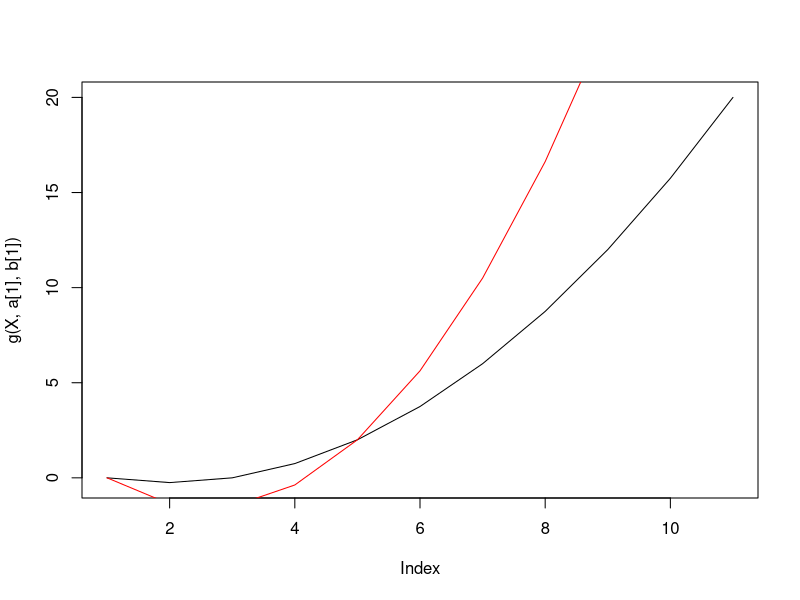
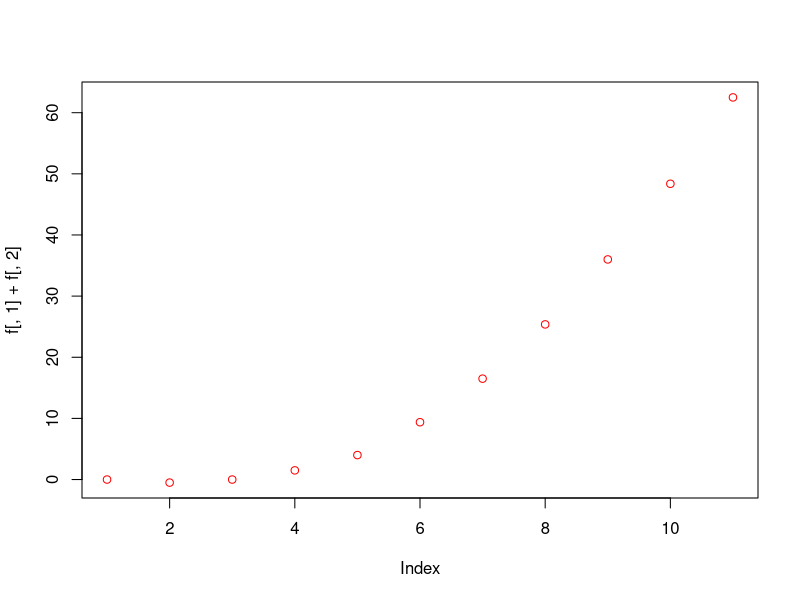
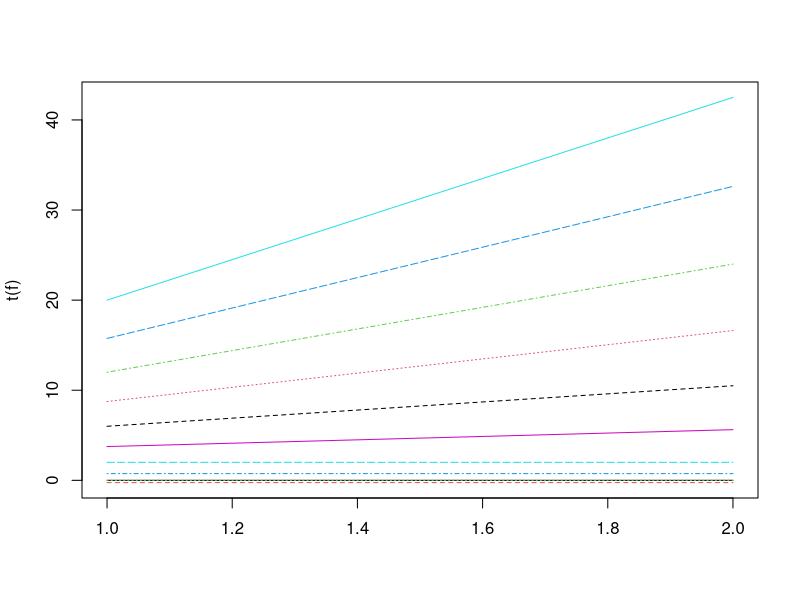
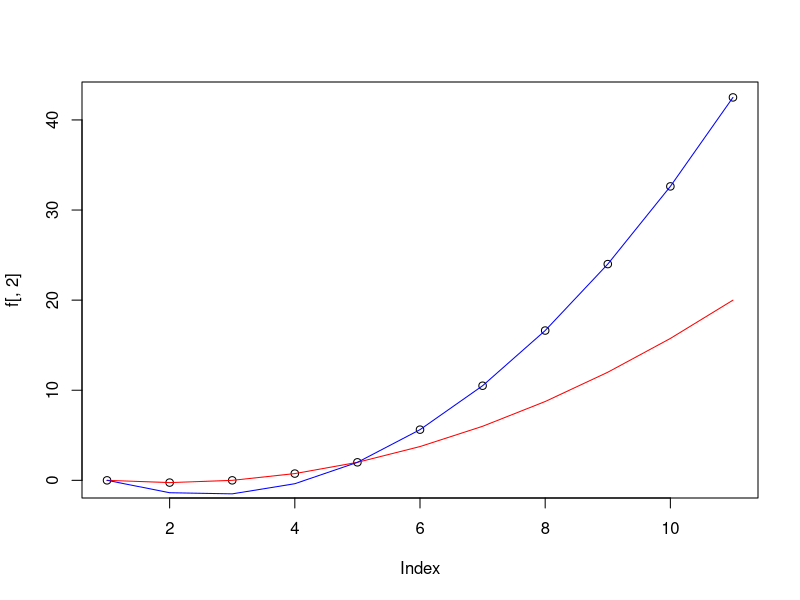

Here is the R script that generated these plots, in order:
g <- function(x, a, b){
  return(a * x^2 + b*x)
}

N <- 2

a <- matrix(N, 1)
b <- matrix(N, 1)

# consider a case with two function
a[1] <- 1
a[2] <- 2.5

b[1] <- -1
b[2] <- -4

Delta <- 0.5
X <- seq(0, 5, Delta)

plot(g(X, a[1], b[1]), type = 'l')
lines(g(X, a[2], b[2]), col = 'red')

R <- length(X)

f <- matrix(NA, R, N)
xnMaximizingFunction <- matrix(NA, R, N)

 f[,1] <- g(X, a[1], b[1])

for (l in 1:R){

  print(paste('function evaluated for for x = ', toString(X[l])) )
  
  x <- X[l]
  
  auxiliaryRecord <- matrix(NA, l , 1)
  
  for (k in 0 : ( l - 1 ) ){
    
    print(paste('we check x_n = ', toString(k * Delta) ) )
    # which(X == x - k * Delta) denotes the index giving the proper value of function f associated with x - k * Delta
    if ( (x - k * Delta) %in% X){
      auxiliaryRecord[k + 1, 1] <- g(k * Delta, a[2], b[2]) + f[which(X == x - k * Delta ), 1]
    }
  }
    argMax <- which(auxiliaryRecord == max(auxiliaryRecord, na.rm = TRUE) )
    
    xnMaximizingFunction[l, 2] <- max(X[argMax])
    xnMaximizingFunction[l, 1] <- x - xnMaximizingFunction[l, 2]
    # get the aux f[,2] value
    f[l ,2] <- max(auxiliaryRecord, na.rm = TRUE)
}

 # check the obtained solution with the 
 plot(f[,1] + f[,2], col = 'red')
 # against the original problem
 
 matplot(t(f), type = 'l')
 
 # the optimal vs the components
 plot(f[,2])
 lines(f[,1], col = 'red')
 lines( g(X, a[2], b[2]), col = 'blue')
 
 print(xnMaximizingFunction)
 
 
 
 
